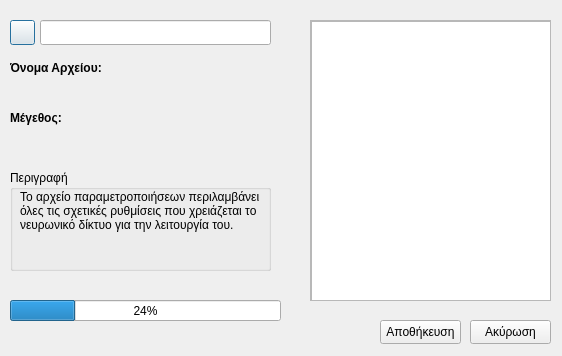
<?xml version="1.0" encoding="UTF-8"?>
<ui version="4.0">
 <class>ConfigFileDialog</class>
 <widget class="QDialog" name="ConfigFileDialog">
  <property name="geometry">
   <rect>
    <x>0</x>
    <y>0</y>
    <width>562</width>
    <height>356</height>
   </rect>
  </property>
  <property name="windowTitle">
   <string>Ρυθμίσεις Αρχείου Παραμετροποιήσεων</string>
  </property>
  <property name="windowIcon">
   <iconset>
    <normaloff>res/app_icons/cogs.png</normaloff>res/app_icons/cogs.png</iconset>
  </property>
  <property name="autoFillBackground">
   <bool>false</bool>
  </property>
  <widget class="QScrollArea" name="scrollArea">
   <property name="geometry">
    <rect>
     <x>310</x>
     <y>20</y>
     <width>241</width>
     <height>281</height>
    </rect>
   </property>
   <property name="widgetResizable">
    <bool>true</bool>
   </property>
   <widget class="QWidget" name="scrollAreaWidgetContents">
    <property name="geometry">
     <rect>
      <x>0</x>
      <y>0</y>
      <width>239</width>
      <height>279</height>
     </rect>
    </property>
    <widget class="QTextBrowser" name="textBrowser">
     <property name="geometry">
      <rect>
       <x>0</x>
       <y>0</y>
       <width>241</width>
       <height>281</height>
      </rect>
     </property>
    </widget>
   </widget>
  </widget>
  <widget class="QProgressBar" name="progressBar">
   <property name="enabled">
    <bool>true</bool>
   </property>
   <property name="geometry">
    <rect>
     <x>10</x>
     <y>300</y>
     <width>271</width>
     <height>21</height>
    </rect>
   </property>
   <property name="value">
    <number>24</number>
   </property>
   <property name="invertedAppearance">
    <bool>false</bool>
   </property>
  </widget>
  <widget class="QPushButton" name="openButton">
   <property name="geometry">
    <rect>
     <x>10</x>
     <y>20</y>
     <width>25</width>
     <height>25</height>
    </rect>
   </property>
   <property name="text">
    <string/>
   </property>
   <property name="icon">
    <iconset>
     <normaloff>res/app_icons/folder.png</normaloff>res/app_icons/folder.png</iconset>
   </property>
  </widget>
  <widget class="QLineEdit" name="filepathLineEdit">
   <property name="geometry">
    <rect>
     <x>40</x>
     <y>20</y>
     <width>231</width>
     <height>25</height>
    </rect>
   </property>
  </widget>
  <widget class="QPushButton" name="applyButton">
   <property name="geometry">
    <rect>
     <x>380</x>
     <y>320</y>
     <width>81</width>
     <height>24</height>
    </rect>
   </property>
   <property name="text">
    <string>Αποθήκευση</string>
   </property>
  </widget>
  <widget class="QPushButton" name="cancelButton">
   <property name="geometry">
    <rect>
     <x>470</x>
     <y>320</y>
     <width>81</width>
     <height>24</height>
    </rect>
   </property>
   <property name="text">
    <string>Ακύρωση</string>
   </property>
  </widget>
  <widget class="QLabel" name="filenameLabel">
   <property name="geometry">
    <rect>
     <x>10</x>
     <y>60</y>
     <width>91</width>
     <height>16</height>
    </rect>
   </property>
   <property name="font">
    <font>
     <bold>true</bold>
    </font>
   </property>
   <property name="text">
    <string>Όνομα Αρχείου:</string>
   </property>
  </widget>
  <widget class="QLabel" name="fileLabel">
   <property name="geometry">
    <rect>
     <x>10</x>
     <y>80</y>
     <width>251</width>
     <height>16</height>
    </rect>
   </property>
   <property name="text">
    <string/>
   </property>
  </widget>
  <widget class="QLabel" name="filesizeLabel">
   <property name="geometry">
    <rect>
     <x>10</x>
     <y>110</y>
     <width>91</width>
     <height>16</height>
    </rect>
   </property>
   <property name="font">
    <font>
     <bold>true</bold>
    </font>
   </property>
   <property name="text">
    <string>Μέγεθος:</string>
   </property>
  </widget>
  <widget class="QGroupBox" name="descriptionGroupBox">
   <property name="geometry">
    <rect>
     <x>10</x>
     <y>170</y>
     <width>261</width>
     <height>101</height>
    </rect>
   </property>
   <property name="font">
    <font>
     <bold>false</bold>
    </font>
   </property>
   <property name="title">
    <string>Περιγραφή</string>
   </property>
   <property name="flat">
    <bool>false</bool>
   </property>
   <widget class="QLabel" name="descriptionLabel">
    <property name="geometry">
     <rect>
      <x>10</x>
      <y>20</y>
      <width>251</width>
      <height>71</height>
     </rect>
    </property>
    <property name="text">
     <string>Το αρχείο παραμετροποιήσεων περιλαμβάνει όλες τις σχετικές ρυθμίσεις που χρειάζεται το νευρωνικό δίκτυο για την λειτουργία του.</string>
    </property>
    <property name="textFormat">
     <enum>Qt::PlainText</enum>
    </property>
    <property name="alignment">
     <set>Qt::AlignLeading|Qt::AlignLeft|Qt::AlignTop</set>
    </property>
    <property name="wordWrap">
     <bool>true</bool>
    </property>
   </widget>
  </widget>
  <widget class="QLabel" name="sizeLabel">
   <property name="geometry">
    <rect>
     <x>10</x>
     <y>130</y>
     <width>251</width>
     <height>16</height>
    </rect>
   </property>
   <property name="text">
    <string/>
   </property>
  </widget>
 </widget>
 <resources/>
 <connections/>
</ui>
